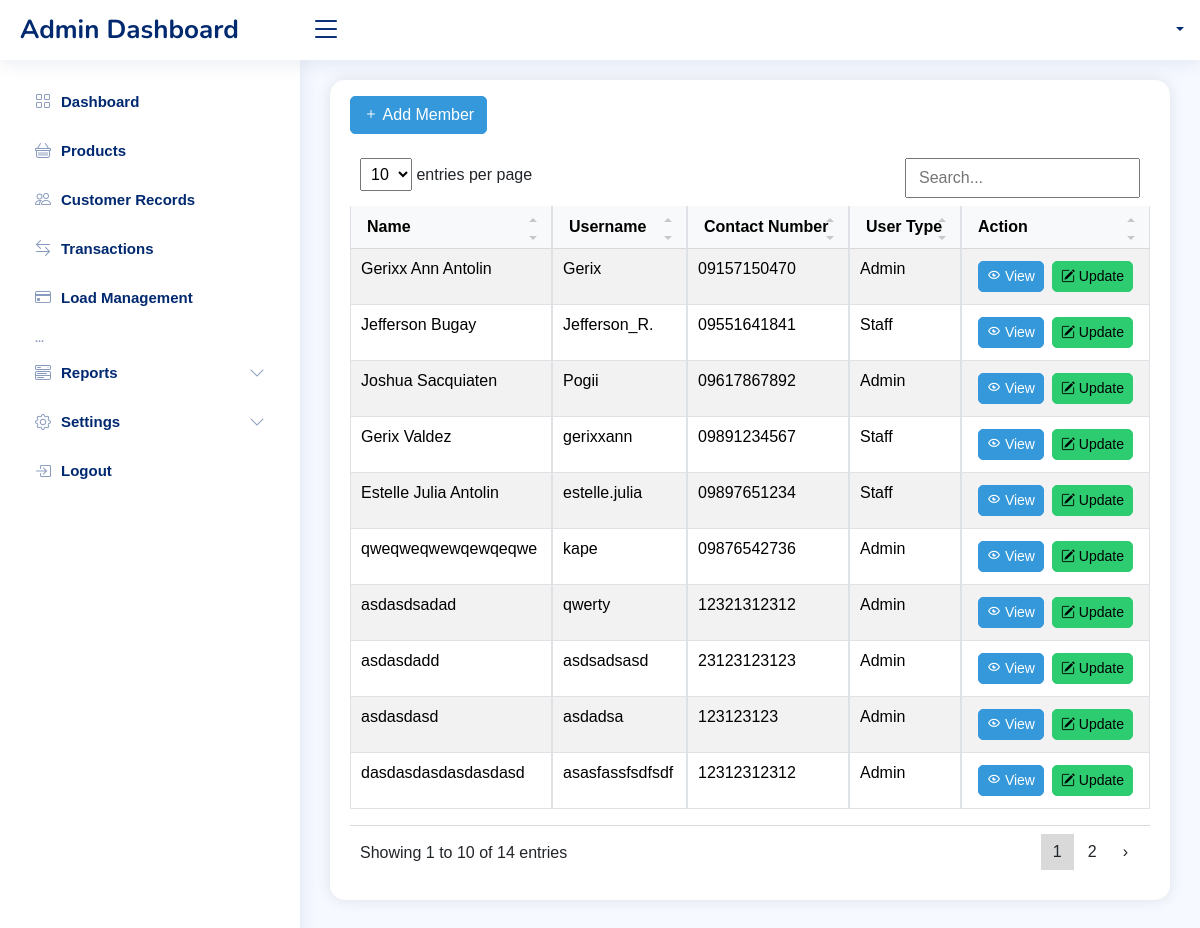
The app's page /settings/tbl_staff.php with its own data.
### tables this page shows
CREATE TABLE `users` (
  `id` int(11) NOT NULL AUTO_INCREMENT,
  `name` varchar(255) NOT NULL,
  `username` varchar(255) NOT NULL,
  `email` varchar(255) NOT NULL,
  `phone_number` varchar(20) NOT NULL,
  `user_type` varchar(255) NOT NULL,
  `password` varchar(255) NOT NULL,
  PRIMARY KEY (`id`)
);

### settings/tbl_staff.php (the view, shortened to what this page needs)
<?php
include "../db_conn.php";
$sql = "SELECT * FROM users";
$result = $con->query($sql);
include '../includes/header.php';
include '../includes/navbar.php';
include '../includes/sidebar.php';
?>
<main id="main" class="main">
    <section class="section dashboard">
        <div class="card">
            <div class="card-body">
                <div class="row">
                    <div class="add-employee mb-3 mt-3">
                        <a href="../settings/addstaff.php" class="btn btn-primary">
                            <i class="bi bi-plus"></i> Add Member
                        </a>
                    </div>
                    <div class="table-responsive">
                        <table id="myTable" class="table table-bordered table-striped datatable">
                            <thead>
                                <tr>
                                    <th scope="col">Name</th>
                                    <th scope="col">Username</th>
                                    <th scope="col">Contact Number</th>
                                    <th scope="col">User Type</th>
                                    <th scope="col">Action</th>
                                </tr>
                            </thead>
                            <tbody>
                                <?php while ($userrow = $result->fetch_assoc()) {
                                    $id = $userrow["id"];
                                    $name = $userrow["name"];
                                    $username = $userrow["username"];
                                    $contactNumber = $userrow["phone_number"];
                                    $userType = $userrow["user_type"];
                                ?>
                                    <tr>
                                        <td><?php echo $name; ?></td>
                                        <td><?php echo $username; ?></td>
                                        <td><?php echo $contactNumber; ?></td>
                                        <td><?php echo $userType; ?></td>
                                        <td>
                                            <div class="d-flex justify-content-center">
                                                <a href="../settings/view_staff.php?id=<?php echo $id; ?>" class="btn btn-sm btn-primary view-btn m-1" data-id="<?php echo $id; ?>">
                                                    <i class="bx bx-show-alt"></i> View
                                                </a>
                                                <a href="../settings/update_staff.php?id=<?php echo $id; ?>" class="btn btn-sm btn-info update-btn m-1" data-id="<?php echo $id; ?>">
                                                    <i class="bi bi-pencil-square"></i> Update
                                                </a>
                                            </div>
                                        </td>
                                    </tr>
                                <?php } ?>
                            </tbody>
                        </table>
                    </div>
                </div>
            </div>
        </div>
    </section>
</main>
<?php include '../includes/footer.php'; ?>

### assets/css/style.css (style rules this page uses)
:root { scroll-behavior: smooth; }
body { font-family: "Open Sans", sans-serif; background: #f6f9ff; color: #444444; }
a { color: #4154f1; text-decoration: none; }
#main { margin-top: 60px; padding: 20px 30px; transition: all 0.3s; }
.card { margin-bottom: 30px; border: none; border-radius: 5px; box-shadow: 0px 0 30px rgba(1, 41, 112, 0.1); }
.card-body { padding: 0 20px 20px 20px; }
@media (min-width: 1200px) { #main, #footer { margin-left: 300px; } }

### settings/tbl_staff.php (style rules this page uses)
body { font-family: 'Arial', sans-serif; }
.card { border-radius: 15px; box-shadow: 0 0 15px rgba(0, 0, 0, 0.1); }
.table { width: 100%; margin-bottom: 1rem; background-color: #fff; border-radius: 10px; }
.btn { border-radius: 5px; }
.btn-primary { background-color: #3498db; border-color: #3498db; }
.btn-info { background-color: #2ecc71; border-color: #2ecc71; }
.add-employee a { text-decoration: none; color: #fff; }

### records on screen
users: name "Gerixx Ann Antolin", username "Gerix", phone_number "09157150470", user_type "Admin"
users: name "Jefferson Bugay", username "Jefferson_R.", phone_number "09551641841", user_type "Staff"
users: name "Joshua Sacquiaten", username "Pogii", phone_number "09617867892", user_type "Admin"
users: name "Gerix Valdez", username "gerixxann", phone_number "09891234567", user_type "Staff"
users: name "Estelle Julia Antolin", username "estelle.julia", phone_number "09897651234", user_type "Staff"
users: name "qweqweqwewqewqeqwe", username "kape", phone_number "09876542736", user_type "Admin"
users: name "asdasdsadad", username "qwerty", phone_number "12321312312", user_type "Admin"
users: name "asdasdadd", username "asdsadsasd", phone_number "23123123123", user_type "Admin"
users: name "asdasdasd", username "asdadsa", phone_number "123123123", user_type "Admin"
users: name "dasdasdasdasdasdasd", username "asasfassfsdfsdf", phone_number "12312312312", user_type "Admin"
